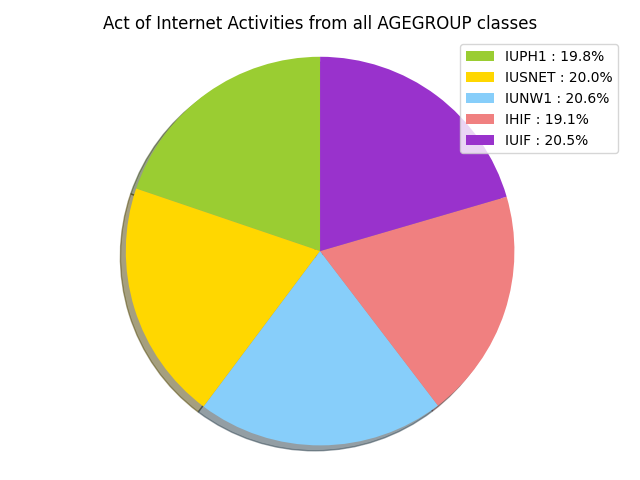

This chart was generated by the following Python code:
import matplotlib
import xlrd
import numpy as np
import matplotlib.pyplot as plt

workbook = xlrd.open_workbook("data.xls")
sheet = workbook.sheet_by_name('Sheet1')

data_values = [0,0,0,0,0]
data_labels = 'IUPH1', 'IUSNET', 'IUNW1', 'IHIF', 'IUIF'


count = 0

for rownum in range(sheet.nrows):
    for x in range(7,12):
        try:
            data_values[x-7] += int(sheet.cell(rownum,x).value)
        except:
            continue

for value in data_values:
    count+=value

colors = ['yellowgreen', 'gold' , 'lightskyblue', 'lightcoral', 'darkorchid']
patches, texts = plt.pie(data_values, colors=colors, shadow=True, startangle=90)
plt.legend(patches, labels = ['%s : %1.1f%%' % (data_labels[x], 100*data_values[x]/count) for x in range(len(data_labels))], loc="best")
#plt.legend(patches, data_labels, loc="best")
plt.axis('equal')
plt.title("Act of Internet Activities from all AGEGROUP classes")
plt.tight_layout()
plt.show()
